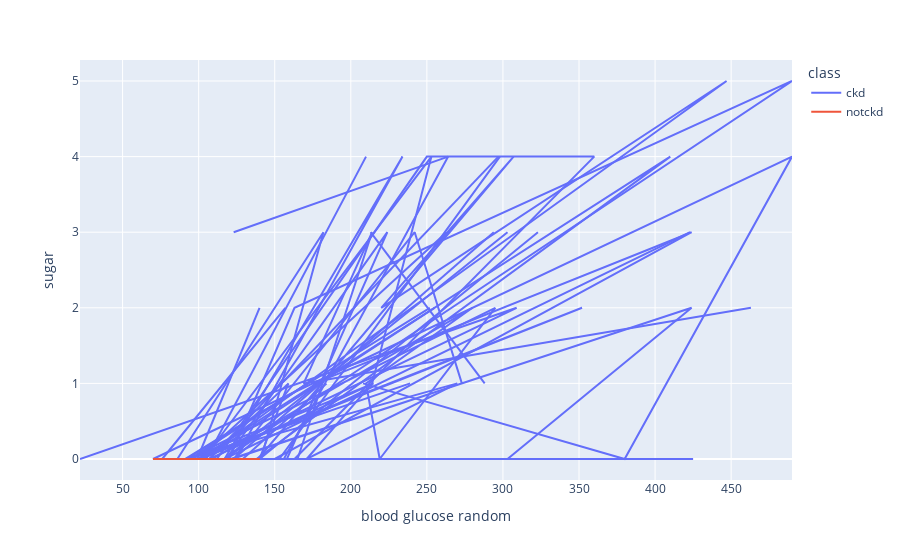

Notebook cell for this chart:
### Code cell
fig = px.line(df, x='blood glucose random', y= 'sugar',color='class')
fig.show()

### Figure 1 — Plotly figure (JSON) as saved in the notebook; plotly's stock layout.template omitted (floating-point values rounded to 4 significant figures; data arrays with more than 128 entries replaced by an {"elided": "..."} marker saying what was removed)
{"data": [{"hovertemplate": "class=ckd<br>blood glucose random=%{x}<br>sugar=%{y}<extra></extra>", "legendgroup": "ckd", "line": {"color": "#636efa", "dash": "solid"}, "marker": {"symbol": "circle"}, "mode": "lines", "name": "ckd", "orientation": "v", "showlegend": true, "type": "scatter", "x": {"elided": "250 int values"}, "xaxis": "x", "y": {"elided": "250 int values"}, "yaxis": "y"}, {"hovertemplate": "class=notckd<br>blood glucose random=%{x}<br>sugar=%{y}<extra></extra>", "legendgroup": "notckd", "line": {"color": "#EF553B", "dash": "solid"}, "marker": {"symbol": "circle"}, "mode": "lines", "name": "notckd", "orientation": "v", "showlegend": true, "type": "scatter", "x": {"elided": "150 int values"}, "xaxis": "x", "y": {"elided": "150 int values"}, "yaxis": "y"}], "layout": {"legend": {"title": {"text": "class"}, "tracegroupgap": 0}, "margin": {"t": 60}, "xaxis": {"anchor": "y", "domain": [0, 1], "title": {"text": "blood glucose random"}}, "yaxis": {"anchor": "x", "domain": [0, 1], "title": {"text": "sugar"}}}}
